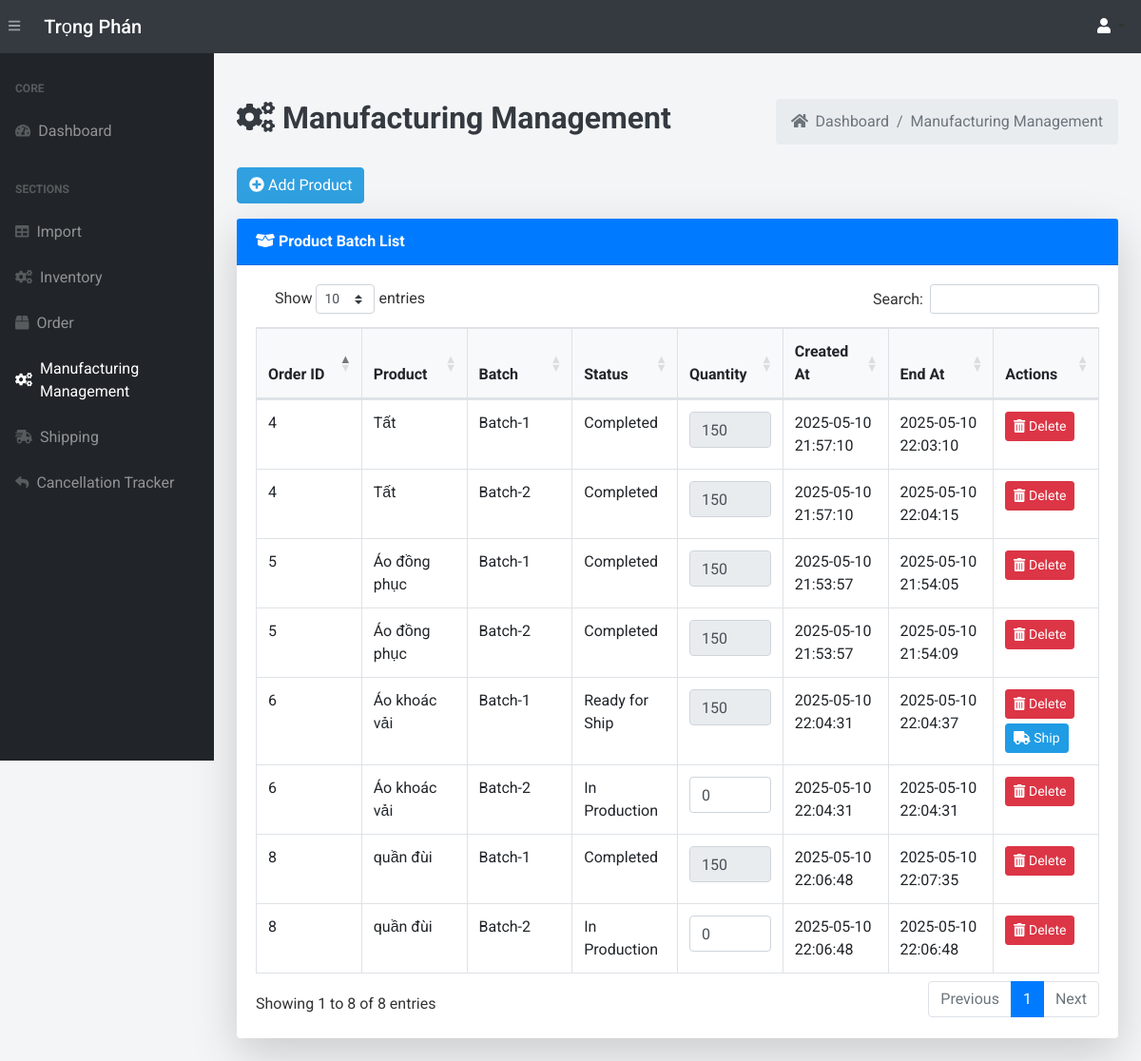
The app's page /view-product-batches/ (signed in) with its own data.
### app.py (models this page shows, shortened)
class ProductBatch(db.Model):
    __tablename__ = 'product_batches'
    batch_id = db.Column(db.Integer, primary_key=True)
    batch_number = db.Column(db.Integer, nullable=False)
    category = db.Column(db.String(100))
    order_detail_id = db.Column(db.Integer, db.ForeignKey('order_details.order_detail_id'))
    order_detail = db.relationship('OrderDetail', backref='product_batches')
    quantity_completed = db.Column(db.Integer, default=0)
    manufacturing_status = db.Column(db.String(50), default='In Production')
    product_condition = db.Column(db.String(50), nullable=True)
    defect_reason = db.Column(db.String(255), nullable=True)
    start_time = db.Column(db.DateTime,default=vietnam_now)  # Thêm trường thời gian bắt đầu
    end_time = db.Column(db.DateTime,default=vietnam_now)
    quantity_to_update=db.Column(db.Integer, default=0)
    inventory = db.relationship('Inventory', secondary=product_batch_materials, backref='product_batches')
    price = db.Column(db.Float)

class OrderDetail(db.Model):
    __tablename__ = 'order_details'
    order_detail_id = db.Column(db.Integer, primary_key=True)
    order_id = db.Column(db.Integer, db.ForeignKey('orders.order_id'))
    product_name = db.Column(db.String(100))
    product_price = db.Column(db.Float)
    quantity = db.Column(db.Integer)
    odstarus=db.Column(db.String(50), default="Processing")
    import_id = db.Column(db.Integer, db.ForeignKey('imports.import_id'))  # Import relation
    import_record = db.relationship('Import', backref='order_details', lazy=True)

### app.py (the view)
@app.route('/view-product-batches/', methods=["GET"])
@login_required
def view_product_batches():
    product_batches = ProductBatch.query.all()
    return render_template('view_product_batches.html', product_batches=product_batches)

### app.py (called while the page is built, shortened)
@login_manager.user_loader
def load_user(user_id):
    return User.query.get(int(user_id))

def add_monthly_data():
    current_year = datetime.now().year
    months = [f"{current_year}-{str(month).zfill(2)}" for month in range(1, 4)]
    for month in months:
        existing_month_data = db.session.query(Order).filter(Order.order_date.like(f'{month}%')).first()
    db.session.commit()

@app.before_request
def initialize_data():
    add_monthly_data()

### templates/view_product_batches.html (shortened to what this page needs)
{% extends 'base.html' %}
{% block content %}
<main>
    <div class="container-fluid mt-5">
        <div class="d-flex justify-content-between align-items-center mb-4">
            <h1 class="text-dark font-weight-bold" style="font-size: 2rem;">
                <i class="fas fa-cogs"></i> Manufacturing Management
            </h1>
            <ol class="breadcrumb mb-0">
                <li class="breadcrumb-item"><a href="/" class="text-decoration-none text-muted"><i class="fas fa-home mr-1"></i> Dashboard</a></li>
                <li class="breadcrumb-item active">Manufacturing Management</li>
            </ol>
        </div>
        <a href="/add-product-batch/" class="btn btn-add mb-3">
            <i class="fas fa-plus-circle"></i> Add Product
        </a>
        <div class="card shadow-lg border-0 mb-4">
            <div class="card-header bg-primary text-white font-weight-bold">
                <i class="fas fa-box-open"></i> Product Batch List
            </div>
            <div class="card-body">
                <div class="table-responsive">
                    {% if product_batches %}
                        <table class="table table-bordered table-hover" id="dataTable" width="100%" cellspacing="0" style="table-layout: fixed;">
                            <thead class="bg-light">
                                <tr>
                                    <th>Order ID</th>
                                    <th>Product</th>
                                    <th>Batch</th>
                                    <th>Status</th>
                                    <th>Quantity</th>
                                    <th>Created At</th>
                                    <th>End At</th>
                                    <th>Actions</th>
                                </tr>
                            </thead>
                            <tbody>
                                {% for batch in product_batches %}
                                    <tr>
                                        <td>{{ batch.order_detail.order_id }}</td>
                                        <td>{{ batch.order_detail.product_name }}</td>
                                        <td>{{ batch.batch_number }}</td>
                                        <td>{{ batch.manufacturing_status }}</td>
                                        <td>
                                            {% if batch.quantity_completed is none or batch.quantity_completed == 0 %}
                                                <form action="{{ url_for('update_quantity_produced', batch_id=batch.batch_id) }}" method="POST" class="d-flex flex-column align-items-start">
                                                    <input type="number" name="quantity_to_update" placeholder="Enter quantity" class="form-control mb-2" required min="0" value="{{ batch.quantity_completed or 0 }}">
                                                </form>
                                            {% else %}
                                                <input type="number" value="{{ batch.quantity_completed }}" disabled class="form-control">
                                            {% endif %}
                                        </td>
                                        <td>{{ batch.start_time.strftime('%Y-%m-%d %H:%M:%S') if batch.start_time else 'N/A' }}</td>
                                        <td>{{ batch.end_time.strftime('%Y-%m-%d %H:%M:%S') if batch.end_time else 'N/A' }}</td>
                                        <td>
                                            <form action="{{ url_for('delete_product_batch', batch_id=batch.batch_id)}}" method="POST" style="display:inline;">
                                                <button type="submit" class="btn btn-danger btn-sm hover-shadow" onclick="return confirm('Are you sure you want to delete this batch?')">
                                                    <i class="fas fa-trash-alt"></i> Delete
                                                </button>
                                            </form>
                                            {% if batch.manufacturing_status == 'Ready for Ship' %}
                                                <form method="POST" action="{{ url_for('ship_product_batch', batch_id=batch.batch_id) }}" style="display:inline;">
                                                    <button type="submit" class="btn btn-ac btn-sm hover-shadow" style=" display:inline;margin-top: 5px;">
                                                        <i class="fas fa-truck"></i> Ship
                                                    </button>
                                                </form>
                                            {% endif %}
                                        </td>
                                    </tr>
                                {% endfor %}
                            </tbody>
                        </table>
                    {% else %}
                        <p>No product batches found.</p>
                    {% endif %}
                </div>
            </div>
        </div>
    </div>
</main>
{% endblock %}

### templates/base.html (style rules this page uses)
body { font-family: 'Roboto', sans-serif; background-color: #f4f5f7; color: #333; }
#dataTable { width: 100% !important; margin-top: 20px; }

### records on screen
ProductBatch: order_detail.order_id "5", order_detail.product_name "Áo đồng phục", batch_number "Batch-1", manufacturing_status "Completed", quantity_completed "150", start_time "2025-05-10 21:53:57", end_time "2025-05-10 21:54:05"
ProductBatch: order_detail.order_id "5", order_detail.product_name "Áo đồng phục", batch_number "Batch-2", manufacturing_status "Completed", quantity_completed "150", start_time "2025-05-10 21:53:57", end_time "2025-05-10 21:54:09"
ProductBatch: order_detail.order_id "4", order_detail.product_name "Tất", batch_number "Batch-1", manufacturing_status "Completed", quantity_completed "150", start_time "2025-05-10 21:57:10", end_time "2025-05-10 22:03:10"
ProductBatch: order_detail.order_id "4", order_detail.product_name "Tất", batch_number "Batch-2", manufacturing_status "Completed", quantity_completed "150", start_time "2025-05-10 21:57:10", end_time "2025-05-10 22:04:15"
ProductBatch: order_detail.order_id "6", order_detail.product_name "Áo khoác vải", batch_number "Batch-1", manufacturing_status "Ready for Ship", quantity_completed "150", start_time "2025-05-10 22:04:31", end_time "2025-05-10 22:04:37"
ProductBatch: order_detail.order_id "6", order_detail.product_name "Áo khoác vải", batch_number "Batch-2", manufacturing_status "In Production", quantity_to_update "0", start_time "2025-05-10 22:04:31", end_time "2025-05-10 22:04:31"
ProductBatch: order_detail.order_id "8", order_detail.product_name "quần đùi", batch_number "Batch-1", manufacturing_status "Completed", quantity_completed "150", start_time "2025-05-10 22:06:48", end_time "2025-05-10 22:07:35"
ProductBatch: order_detail.order_id "8", order_detail.product_name "quần đùi", batch_number "Batch-2", manufacturing_status "In Production", quantity_to_update "0", start_time "2025-05-10 22:06:48", end_time "2025-05-10 22:06:48"
